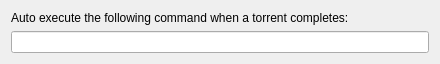
<?xml version="1.0" encoding="UTF-8"?>
<ui version="4.0">
 <class>AutoExecuteConfig</class>
 <widget class="QWidget" name="AutoExecuteConfig">
  <property name="geometry">
   <rect>
    <x>0</x>
    <y>0</y>
    <width>440</width>
    <height>48</height>
   </rect>
  </property>
  <property name="windowTitle">
   <string>Auto Resume Settings</string>
  </property>
  <layout class="QVBoxLayout" name="verticalLayout">
   <item>
    <widget class="QLabel" name="label">
     <property name="text">
      <string>Auto execute the following command when a torrent completes:</string>
     </property>
    </widget>
   </item>
   <item>
    <widget class="QLineEdit" name="command_line"/>
   </item>
  </layout>
 </widget>
 <resources/>
 <connections/>
</ui>
